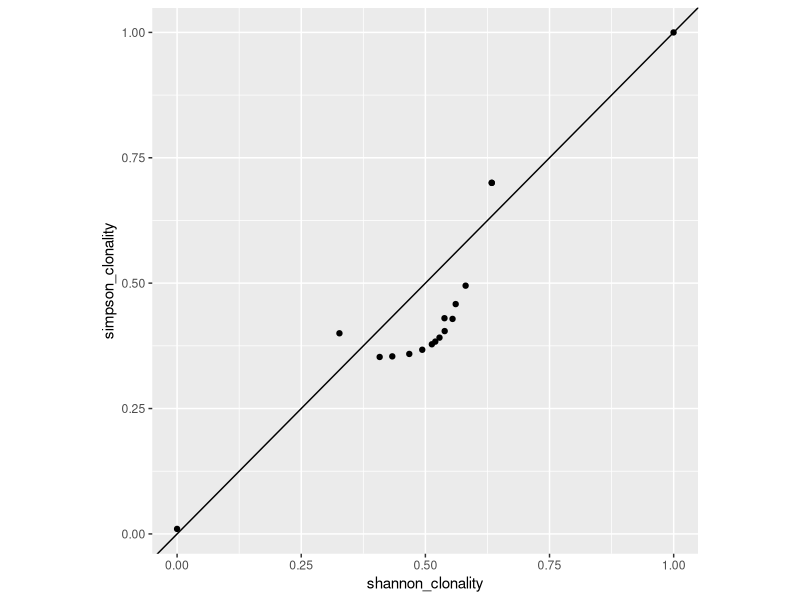

Source code (R): (Note: this script raises an error after producing the figure.)
library(ggplot2)
library(cowplot)
library(scales)

# Generate simulated TCRseq data to explore different diversity metrics; 100k total counts, 10k clones

## ggplot customization
ggplotColours <- function(n = 6, h = c(0, 360) + 15){
  if ((diff(h) %% 360) < 1) h[2] <- h[2] - 360/n
  hcl(h = (seq(h[1], h[2], length = n)), c = 100, l = 65)
}

## simulated dataframe
sim_tcr_data <- data.frame(clone = paste("clone_", 1:10000),
                           near_perfectly_clonal = c(99999, rep(1/999, 9999)),
                           dominant_clone = c(70000, rep(30000/9999, 9999)),
                           oligoclonal_1 = c(40000, 20000, 10000, rep(30000/9997, 9997)),
                           oligoclonal_2 = c(40000, 10000, 10000, 5000, 5000, rep(30000/9993, 9995)),
                           singularly_clonal = c(40000, rep(60000/9999, 9999)),
                           perfectly_diverse = rep(10, 10000),
                           test = c(70000, rep(30000/9999, 9999))[1:10000],
                           test = c(35000, 35000, rep(30000/9999, 9999))[1:10000],
                           test = c(35000, 17500, 17500, rep(30000/9999, 9999))[1:10000],
                           test = c(35000, 11600, 11600, 11600, rep(30000/9999, 9999))[1:10000],
                           test = c(35000, 8750, 8750, 8750, 8750, rep(30000/9999, 9999))[1:10000],
                           test = c(35000, 7000, 7000, 7000, 7000, 7000, rep(30000/9999, 9999))[1:10000],
                           test = c(35000, 5833, 5833, 5833, 5833, 5833, 5833, rep(30000/9999, 9999))[1:10000],
                           test = c(35000, rep(35000/10, 10), rep(30000/9999, 9999))[1:10000],
                           test = c(35000, rep(35000/20, 20), rep(30000/9999, 9999))[1:10000],
                           test = c(35000, rep(35000/50, 50), rep(30000/9999, 9999))[1:10000],
                           test = c(35000, rep(35000/100, 100), rep(30000/9999, 9999))[1:10000]
                           )

## evenness
sample_names <- names(sim_tcr_data)[2:ncol(sim_tcr_data)]
total_clones <- 10000
total_count <- 100000

cumulative_plot <- list()

stats <- data.frame()
for(i in sample_names){
  # clonality
  freq_ <- sim_tcr_data[, i]/100000
  ### Shannon ---
  p_ <- freq_/sum(freq_)
  p_ <- p_[p_ > 0]
  sh_en_ <- -sum(p_ * log2(p_)) # calculate shannon entropy
  sh_cl_ <- 1 - (sh_en_ / log2(length(freq_))) # calculate shannon clonality
  ### Simpson ---
  si_cl_ <- sqrt(sum((freq_ / sum(freq_)) ^ 2))
  ### Gini ---
  freq_g_ <- freq_[order(freq_)]
  cumulative_sum_clones <- seq(1, length(freq_g_))
  perfect_equality_line <- seq(0, 1, length.out = length(freq_g_))
  cumulative_sum_count <- c()
  r_c_s <- 0 # running cumulative sum
  for(j in 1:length(freq_g_)){
    r_c_s <- r_c_s + freq_g_[j]
    cumulative_sum_count <- c(cumulative_sum_count, r_c_s)
    rm(j)
  }
  a_ <- sum(perfect_equality_line * cumulative_sum_clones) - sum(cumulative_sum_count * cumulative_sum_clones)
  g_ <- a_ / sum(perfect_equality_line * cumulative_sum_clones)
  
  stats <- rbind(stats,
                  data.frame(description = i,
                             shannon_entropy = sh_en_,
                             shannon_clonality = sh_cl_,
                             simpson_clonality = si_cl_,
                             gini_coefficient = g_))
  
  rm(i, r_c_s)
  rm(list = ls()[grepl("_$", ls())])
  
  # # plot
  # plot_df <- data.frame(clone = factor(paste("clone_", 1:10000), levels = paste("clone_", 1:10000)), cumulative_sum_clones, freq_)
  # 
  # cumulative_plot[[i]] <- plot_grid(
  #   ggplot(plot_df, aes(x = "", y = freq_, fill = clone)) +
  #     geom_bar(stat = "identity", width = 1) +
  #     scale_fill_manual(values = c(ggplotColours(6), ggplotColours(9994))) +
  #     coord_polar("y", start=0) +
  #     theme_void() +
  #     ggtitle(paste0(i)) +
  #     theme(legend.position = "none",
  #           plot.title = element_text(hjust = 0.5))
  #   ,
  #   ggplot(plot_df, aes(cumulative_sum_clones, cumulative_sum_freq)) +
  #     ggtitle(paste0("Shannon entropy: ", round(sh_en_, 3),
  #                    "\nShannon clonality: ", round(sh_cl_, 3),
  #                    "\nSimpson clonality: ", round(si_cl_, 3),
  #                    "\nD50: ", round(d50, 3),
  #                    "\ndiversity index: ", round(d_i, 1))) +
  #     xlab("% of richness") +
  #     ylab("% of repertoire") +
  #     geom_area(alpha = 0.5) +
  #     geom_vline(xintercept = 50, color = "red", linetype = "dotted") +
  #     geom_segment(x = 0, y = 50, xend = d50, yend = 50, color = "red") +
  #     geom_segment(x = d50, y = 50, xend = d50, yend = 0, color = "red") +
  #     theme(aspect.ratio = 1) 
  #   , nrow = 2
  # )
  # print(paste(i, round(sh_en_, 3), round(sh_cl_, 3), round(si_cl_, 3), round(d50, 3), round(d_i, 1)))
}

stats
stats_m <- data.frame(t(as.matrix(stats[, 2:5])))
colnames(stats_m) <- stats$description

round(stats_m$test.1-stats_m$test, 3)
round(stats_m$test.2-stats_m$test, 3)
round(stats_m$test.3-stats_m$test, 3)
round(stats_m$test.4-stats_m$test, 3)
round(stats_m$test.5-stats_m$test, 3)
round(stats_m$test.6-stats_m$test, 3)
round(stats_m$test.7-stats_m$test, 3)
round(stats_m$test.8-stats_m$test, 3)
round(stats_m$test.9-stats_m$test, 3)
round(stats_m$test.10-stats_m$test, 3)

ggplot(stats, aes(shannon_clonality, simpson_clonality)) +
  geom_point() +
  geom_abline(slope = 1) +
  theme(aspect.ratio = 1)

plot_grid(plotlist = cumulative_plot, nrow = 1)

